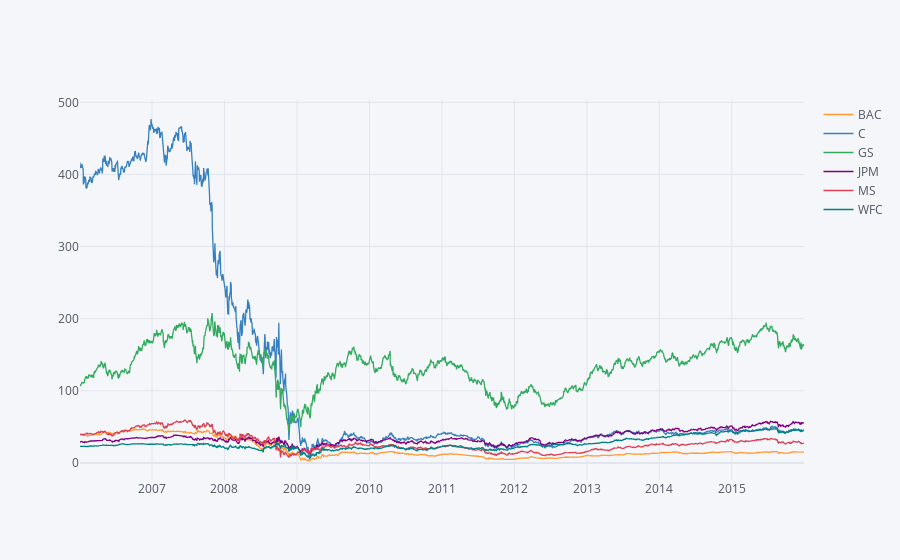

Source (notebook cell):
### Code cell
bank_stocks.xs(key='Close',axis=1,level='Stock Info').iplot()

### Figure 1 — Plotly figure (JSON) as saved in the notebook; plotly's stock layout.template omitted (floating-point values rounded to 4 significant figures; data arrays with more than 128 entries replaced by an {"elided": "..."} marker saying what was removed)
{"data": [{"line": {"color": "rgba(255, 153, 51, 1.0)", "dash": "solid", "shape": "linear", "width": 1.3}, "mode": "lines", "name": "BAC", "text": "", "type": "scatter", "x": {"elided": "2517 str values"}, "y": {"elided": "2517 float values"}}, {"line": {"color": "rgba(55, 128, 191, 1.0)", "dash": "solid", "shape": "linear", "width": 1.3}, "mode": "lines", "name": "C", "text": "", "type": "scatter", "x": {"elided": "2517 str values"}, "y": {"elided": "2517 float values"}}, {"line": {"color": "rgba(50, 171, 96, 1.0)", "dash": "solid", "shape": "linear", "width": 1.3}, "mode": "lines", "name": "GS", "text": "", "type": "scatter", "x": {"elided": "2517 str values"}, "y": {"elided": "2517 float values"}}, {"line": {"color": "rgba(128, 0, 128, 1.0)", "dash": "solid", "shape": "linear", "width": 1.3}, "mode": "lines", "name": "JPM", "text": "", "type": "scatter", "x": {"elided": "2517 str values"}, "y": {"elided": "2517 float values"}}, {"line": {"color": "rgba(219, 64, 82, 1.0)", "dash": "solid", "shape": "linear", "width": 1.3}, "mode": "lines", "name": "MS", "text": "", "type": "scatter", "x": {"elided": "2517 str values"}, "y": {"elided": "2517 mixed values"}}, {"line": {"color": "rgba(0, 128, 128, 1.0)", "dash": "solid", "shape": "linear", "width": 1.3}, "mode": "lines", "name": "WFC", "text": "", "type": "scatter", "x": {"elided": "2517 str values"}, "y": {"elided": "2517 float values"}}], "layout": {"legend": {"bgcolor": "#F5F6F9", "font": {"color": "#4D5663"}}, "paper_bgcolor": "#F5F6F9", "plot_bgcolor": "#F5F6F9", "title": {"font": {"color": "#4D5663"}}, "xaxis": {"gridcolor": "#E1E5ED", "showgrid": true, "tickfont": {"color": "#4D5663"}, "title": {"font": {"color": "#4D5663"}, "text": ""}, "zerolinecolor": "#E1E5ED"}, "yaxis": {"gridcolor": "#E1E5ED", "showgrid": true, "tickfont": {"color": "#4D5663"}, "title": {"font": {"color": "#4D5663"}, "text": ""}, "zerolinecolor": "#E1E5ED"}}}
